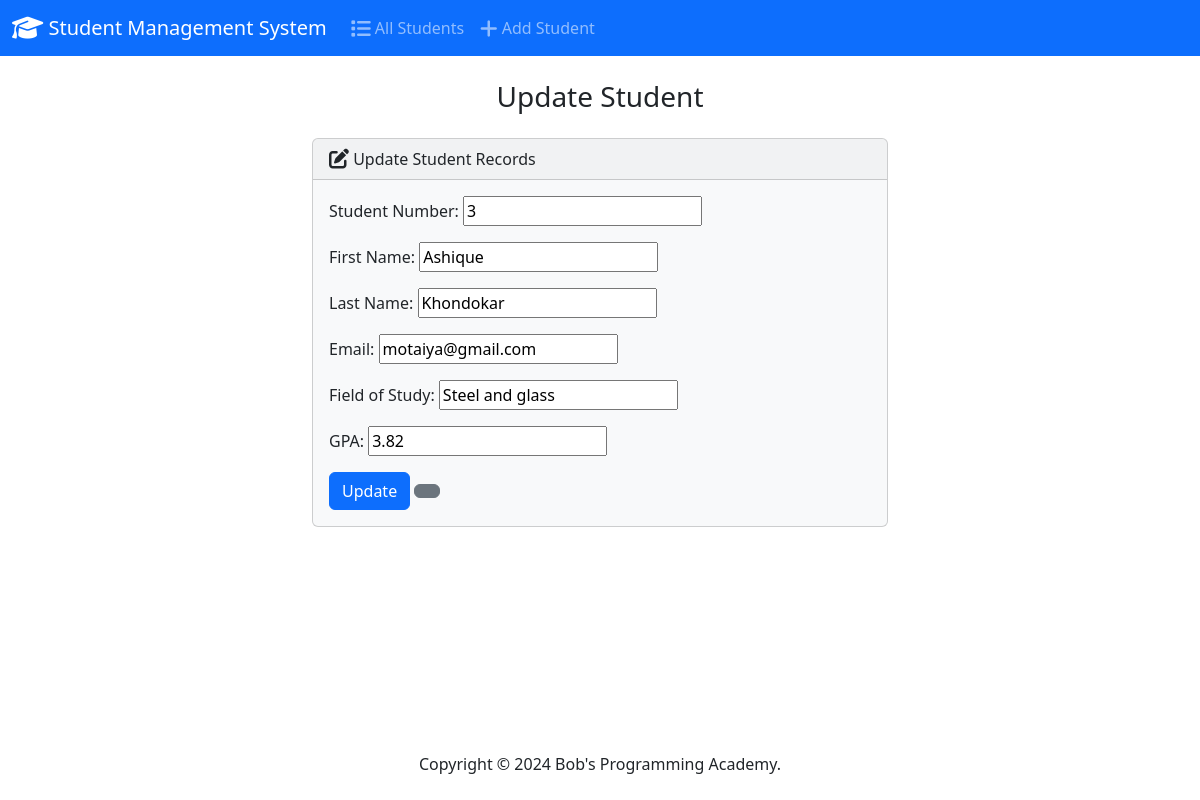
The page /edit/3/ on the database its author committed.
### students/models.py (models this page shows, shortened)
class Students(models.Model):
    student_number = models.PositiveIntegerField()
    first_name = models.CharField(max_length=50)
    last_name = models.CharField(max_length=50)
    email = models.EmailField(max_length=100)
    field_of_study = models.CharField(max_length=50)
    gpa = models.FloatField()

### students/views.py (the view)
# urls.py: path('edit/<int:id>/', views.edit, name="edit"),
def edit(request, id):
    if request.method == "POST":
        student = Students.objects.get(pk=id)
        form = StudentForm(request.POST, instance=student)
        if form.is_valid():
            form.save()
            return(render(request, 'students/edit.html', {
                'form': form,
                'success' : True
            }))
    else:
        student = Students.objects.get(pk=id)
        form = StudentForm(instance=student)
    return render(request, 'students/edit.html', {
        "form" : form
    })

### students/forms.py
class StudentForm(forms.ModelForm):
    class Meta:
        model = Students
        fields = ['student_number', 'first_name', 'last_name', 'email', 'field_of_study', 'gpa']
        labels = {
            'student_number' : 'Student Number',
            'first_name' : 'First Name',
            'last_name' : "Last Name",
            'email' : "Email",
            'field_of_study' : "Field of Study",
            'gpa': "GPA"
        }
        widget = {
            'student_number': forms.NumberInput(attrs={'class': 'form-control'}),
            'first_name' : forms.TextInput(attrs={'class':'form-control'}),
            'last_name': forms.TextInput(attrs={'class':'form-control'}),
            'email': forms.EmailInput(attrs={'class':'form-control'}),
            'field_of_study': forms.TextInput(attrs={'class':'form-control'}),
            'gpa' : forms.NumberInput(attrs={'class': 'form-control'})
        }

### students/templates/students/edit.html (shortened to what this page needs)
{% extends 'students/base.html' %}
{% block body %}
<h3 class="text-center m-4">Update Student</h3>
{% if success %}
    <div class="alert alert-success" role="alert">
        The student updated successfully.
        <a href="{% url 'index' %}" class="alert-link" >Go to Home Page.</a>
    </div>
{% else %}
    <div class="row justify-content-center">
        <div class="col-6">
            <div class="card bg-light mb-3">
                <div class="card-header"><i class="fa-solid fa-pen-to-square fa-lg"></i> Update Student Records</div>
                <div class="card-body">
                    <form action="" method="POST">
                        {{ form.as_p }}
                        <button type="submit" class="btn btn-primary">Update</button>
                        <a href="{% url 'index' %}" class='btn btn-secondary'></a>
                    </form>
                </div>
              </div>
        </div>
    </div>
{% endif %}
{% endblock %}

### rows shown on the page
Students: student_number "3", first_name "Ashique", last_name "Khondokar", email "motaiya@gmail.com", field_of_study "Steel and glass", gpa "3.82"
